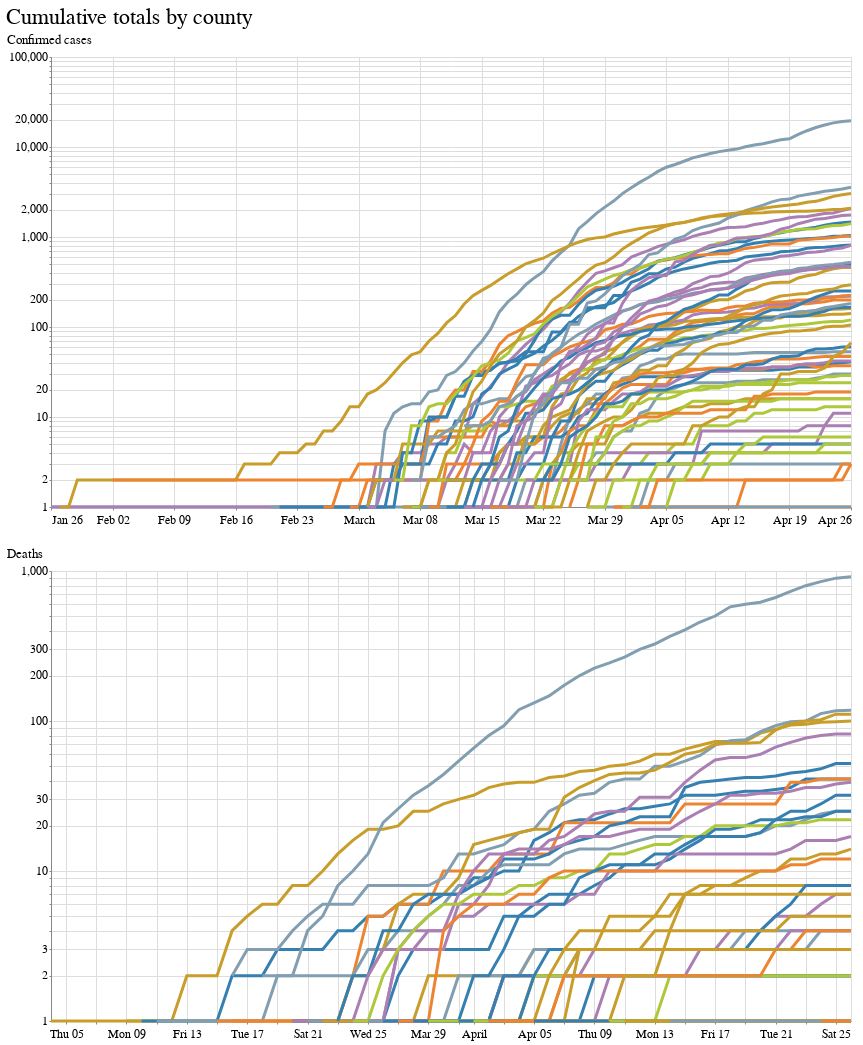

The code cell stored with this chart in its notebook:
### Markdown cell above
Again on a logarithmic scale

### Code cell
# Make a base chart
chart = alt.Chart(county_df).mark_line().encode(
    x=alt.X("date:T", title=None),
    color=alt.Color("county:N", title="County", legend=None)
)

# The cases lines
cases = chart.transform_filter(alt.datum.confirmed_cases > 0).encode(
    y=alt.Y(
        "confirmed_cases:Q",
        scale=alt.Scale(type='log'),
        title="Confirmed cases"
    ),
)

# The deaths lines
deaths = chart.transform_filter(alt.datum.deaths > 0).encode(
    y=alt.Y(
        "deaths:Q",
        scale=alt.Scale(type='log'),
        title="Deaths"
    ),
)

# Slapping them together
(cases & deaths).properties(title="Cumulative totals by county")

### Figure 1 — Vega-Lite specification as saved in the notebook (floating-point values rounded to 4 significant figures; data arrays with more than 128 entries replaced by an {"elided": "..."} marker saying what was removed)
{"config": {"view": {"width": 800, "height": 450}, "background": "#ffffff", "title": {"anchor": "start", "font": "Benton Gothic Bold, sans", "fontColor": "#000000", "fontSize": 22, "fontWeight": "normal"}, "arc": {"fill": "#82c6df"}, "area": {"fill": "#82c6df"}, "line": {"stroke": "#82c6df", "strokeWidth": 3}, "path": {"stroke": "#82c6df"}, "rect": {"fill": "#82c6df"}, "shape": {"stroke": "#82c6df"}, "bar": {"fill": "#82c6df"}, "point": {"stroke": "#82c6df"}, "symbol": {"fill": "#82c6df", "size": 30}, "axis": {"titleFont": "Benton Gothic Bold, sans", "titleFontSize": 13, "titleFontWeight": "normal", "labelFont": "Benton Gothic, sans", "labelFontSize": 11.5, "labelFontWeight": "normal"}, "axisX": {"labelAngle": 0, "labelPadding": 4, "tickSize": 3}, "axisY": {"labelBaseline": "middle", "maxExtent": 45, "minExtent": 45, "tickSize": 2, "titleAlign": "left", "titleAngle": 0, "titleX": -45, "titleY": -11}, "legend": {"titleFont": "Benton Gothic Bold, sans", "titleFontSize": 13, "titleFontWeight": "normal", "symbolType": "square", "labelFont": "Benton Gothic, sans", "labelFontSize": 11.5}, "range": {"category": ["#3580b1", "#ec8431", "#ab7fb4", "#c89d29", "#adc839", "#829eb1"], "diverging": ["#e68a4f", "#f4bb6a", "#f9e39c", "#dadfe2", "#a6b7c6", "#849eae"], "heatmap": ["#fbf2c7", "#f9e39c", "#f8d36e", "#f4bb6a", "#e68a4f", "#d15a40", "#ab4232"], "ordinal": ["#fbf2c7", "#f9e39c", "#f8d36e", "#f4bb6a", "#e68a4f", "#d15a40", "#ab4232"], "ramp": ["#fbf2c7", "#f9e39c", "#f8d36e", "#f4bb6a", "#e68a4f", "#d15a40", "#ab4232"]}}, "vconcat": [{"mark": "line", "encoding": {"color": {"type": "nominal", "field": "county", "legend": null, "title": "County"}, "x": {"type": "temporal", "field": "date", "title": null}, "y": {"type": "quantitative", "field": "confirmed_cases", "scale": {"type": "log"}, "title": "Confirmed cases"}}, "transform": [{"filter": "(datum.confirmed_cases > 0)"}]}, {"mark": "line", "encoding": {"color": {"type": "nominal", "field": "county", "legend": null, "title": "County"}, "x": {"type": "temporal", "field": "date", "title": null}, "y": {"type": "quantitative", "field": "deaths", "scale": {"type": "log"}, "title": "Deaths"}}, "transform": [{"filter": "(datum.deaths > 0)"}]}], "data": {"name": "data-385a3e0cc56c62d648302de11f1992c2"}, "title": "Cumulative totals by county", "$schema": "https://vega.github.io/schema/vega-lite/v4.8.1.json", "datasets": {"data-385a3e0cc56c62d648302de11f1992c2": {"elided": "2697 records"}}}
